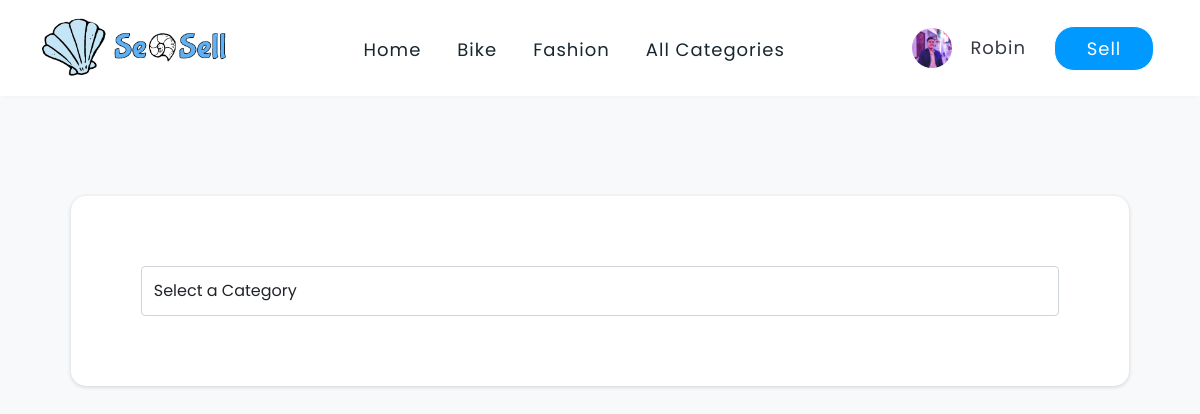
/FrontEnd/listing.php (signed in), run on the app's committed database.
### tables this page shows
CREATE TABLE `user` (
  `USER_ID` int(11) NOT NULL,
  `USERNAME` varchar(200) NOT NULL,
  `PASSWORD` varchar(200) NOT NULL,
  `FIRSTNAME` varchar(200) NOT NULL,
  `LASTNAME` varchar(200) NOT NULL,
  `BIO` longtext NOT NULL,
  `REGION` varchar(200) NOT NULL,
  `CITY` varchar(200) NOT NULL,
  `EMAIL_ADDRESS` varchar(200) NOT NULL,
  `MOBILE_NUMBER` varchar(200) NOT NULL,
  `GENDER` varchar(200) NOT NULL,
  `BIRTHDAY` varchar(200) NOT NULL,
  `PROFILE_PIC` varchar(200) NOT NULL,
  `SESSION_KEY` varchar(200) NOT NULL,
  `RATING` varchar(200) NOT NULL,
  `JOINED_DATE` varchar(200) NOT NULL
);

### FrontEnd/includes/functions/fetch.php (called while the page is built, shortened)
<?php
    include "connection.php";
    $id = $_SESSION['id'];
    $sql = "SELECT * FROM user WHERE SESSION_KEY = '$id'";
    $result = mysqli_query($conn,$sql);
    if ($result->num_rows > 0) {
        while($row = $result->fetch_assoc()) {
        $firstname = $row['FIRSTNAME'];
        $profile_pic= $row['PROFILE_PIC'];
        }
    }else{
        $key= "";
    }
?>

### FrontEnd/listing.php (the view, shortened to what this page needs)
<?php
    include"php/navbar.php";
    include"includes/functions/fetch.php";
?>
<!DOCTYPE html>
<html lang="en">
<head>
    <link rel="stylesheet" href="includes/css-bootstrap/bootstrap.min.css">
</head>
<body id="body">
    <div class="contain-fluid">
      <div class="row p">
        <div class="col-xxl-8">
              <div class="container-box">
                <div class="container-top">
                  <select name="category" class="combo-box form-control" id="category" onchange = "onChange(category.selectedIndex)">
                    <option disabled selected>Select a Category</option>
                  </select>
                </div>
              </div>
        </div>
    </div>
</body>
</html>

### FrontEnd/php/navbar.php (shortened to what this page needs)
<?php
  include"includes/functions/fetch.php";
?>
<!DOCTYPE html>
<html lang="en">
<head>
</head>
<body>
    <form action="<?php $_PHP_SELF?>" method="POST">
      <div class="container-fluid">
        <div class="row s">
          <div class="col-xxl-10 col-lg-12">
            <nav class="navbar navbar-expand-lg">
              <div class="container-fluid">
                <div>
                  <img src="includes/images/Logo/logo3wcolor1.png" class="logo">
                </div>
                <div class="collapse navbar-collapse" id="navbarTogglerDemo02">
                  <ul class="navbar-nav me-auto mb-2 mb-lg-0 center-div">
                    <li class="nav-item ">
                      <a class="nav-link hover" href="index.php">Home</a>
                    </li>
                    <li class="nav-item">
                      <a class="nav-link hover" href="Bikeform.php">Bike</a>
                    </li>
                    <li class="nav-item">
                      <a class="nav-link hover" href="Fashionform.php">Fashion</a>
                    </li>
                    <li class="nav-item">
                      <a class="nav-link remove hover" href="#">All Categories</a>
                    </li>
                  </ul>
                  <ul class="navbar-nav">
                    <li class="nav-item rem" id = "1" style="display:none">
                      <img src="includes/images/Profile-pic/<?php echo $profile_pic?>"class="user-profile">
                    </li>
                    <li class="nav-item"  id = "2" style="display:none">
                      <input class="nav-link account" type="submit" value="<?php echo $firstname?>" name="user_enter">
                    </li>
                    <li class="nav-item">
                      <a onclick="haha()" id="a" class="nav-link sell-btn" href="listing.php">Sell</a>
                    </li>
                  </ul>
                </div>
              </div>
            </nav>
          </div>
        </div>
      </div>
    </form>
</body>
</html>

### data on the page
user: PROFILE_PIC (picture), user_enter "Robin"
